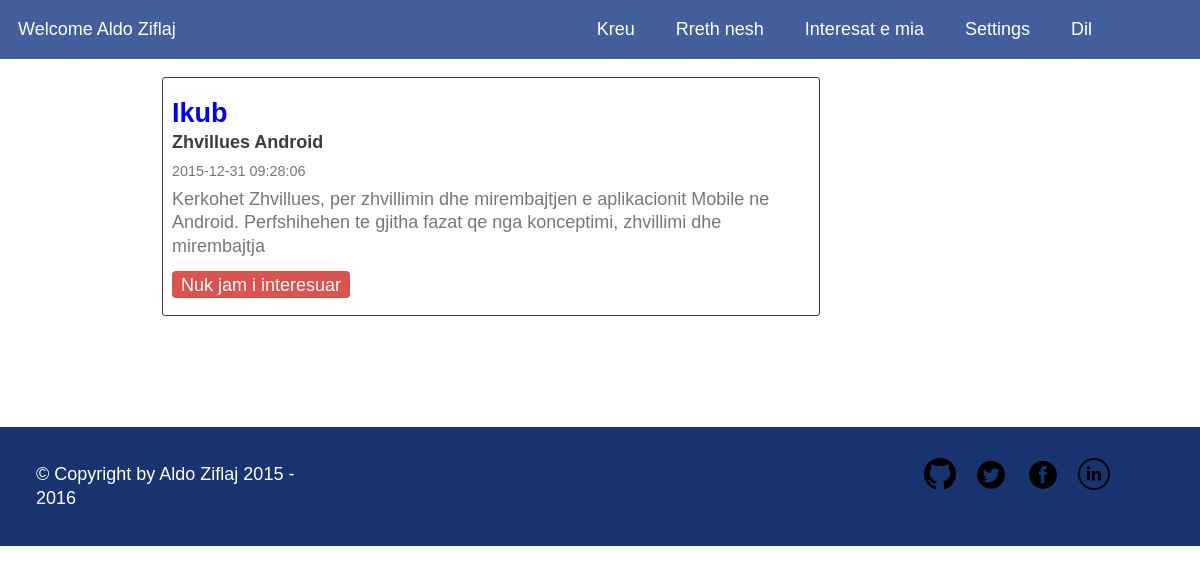
The app's page /interests.php (signed in), older data.
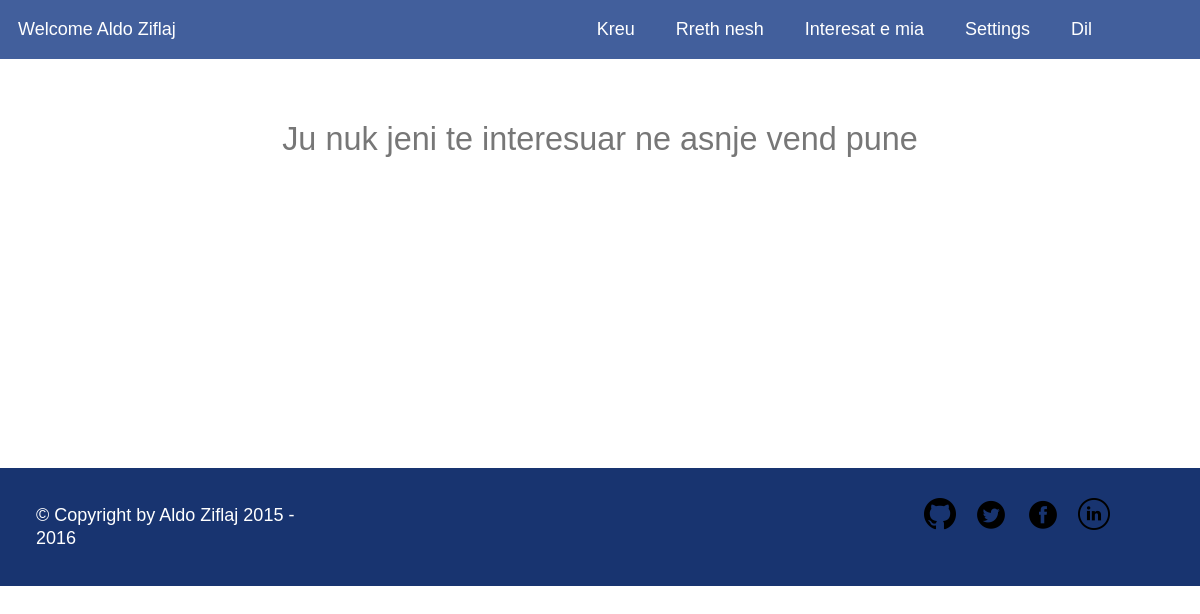
The same page, newer data.
### tables this page shows
CREATE TABLE IF NOT EXISTS `job_entries` (
  `id` INT(11) NOT NULL,
  `company_id` INT(11) NOT NULL,
  `title` VARCHAR(45) NOT NULL,
  `description` MEDIUMTEXT NOT NULL,
  `created_at` TIMESTAMP NOT NULL DEFAULT CURRENT_TIMESTAMP,
  PRIMARY KEY (`id`),
  INDEX `company_id_idx` (`company_id` ASC),
  CONSTRAINT `company_id`
    FOREIGN KEY (`company_id`)
    REFERENCES `companies` (`id`)
    ON DELETE CASCADE
    ON UPDATE CASCADE);

CREATE TABLE IF NOT EXISTS `companies` (
  `id` INT NOT NULL AUTO_INCREMENT,
  `company_name` VARCHAR(45) NOT NULL,
  `user_id` INT(11) NOT NULL,
  `description` MEDIUMTEXT NOT NULL,
  `website` VARCHAR(45) NULL,
  PRIMARY KEY (`id`),
  INDEX `user_id_idx` (`user_id` ASC),
  CONSTRAINT `company_user_id`
    FOREIGN KEY (`user_id`)
    REFERENCES `users` (`id`)
    ON DELETE CASCADE
    ON UPDATE CASCADE);

### public/views/student/interests.php (the view, shortened to what this page needs)
<?php
$db = require_once(__DIR__ . '/../../config/db.php');
$connection = mysqli_connect($db['host'], $db['username'], $db['password'], $db['database']);
$interests_sql = "select je.id, title, je.description, company_name, user_id, created_at ";
$interests_sql .= "from job_entries as je ";
$interests_sql .= "join students_interested as si ";
$interests_sql .= "on si.student_id = {$_SESSION['local_id']} and si.position_id = je.id ";
$interests_sql .= "join companies as c on c.id = je.company_id ";
$interests_sql .= "order by created_at DESC";
$result = mysqli_query($connection, $interests_sql);
?>
<div class="content student--interests">
  <?php if (!mysqli_num_rows($result)): ?>
    <div class="student__interest-empty">
      Ju nuk jeni te interesuar ne asnje vend pune
    </div>
  <?php else: ?>
    <?php while ($row = mysqli_fetch_assoc($result)): ?>
      <div class="student__interest">
        <div class="student__interest--company">
          <a href="/user.php?id=<?= $row['user_id'] ?>">
            <?= $row['company_name'] ?>
          </a>
        </div>
        <div class="student__interest--title">
          <?= $row['title'] ?>
        </div>
        <div class="student__interest--time">
          <?= $row['created_at'] ?>
        </div>
        <div class="student__interest--description">
          <?= $row['description'] ?>
        </div>
        <div class="student__interest--control">
          <a class="btn btn-danger" href="/interest.php?position_id=<?= $row['id'] ?>&action=remove">
            Nuk jam i interesuar
          </a>
        </div>
      </div>
    <?php endwhile; ?>
  <?php endif; ?>
</div>

Row changes from the older to the newer data that the page shows:
removed job_entries: company.company_name "Ikub", title "Zhvillues Android", created_at "2015-12-31 09:28:06", description "Kerkohet Zhvillues, per zhvillimin dhe mirembajtjen e aplikacionit Mobile ne Android. Perfshihehen te gjitha fazat qe nga konceptimi, zhvillimi dhe mirembajtja"
Text that changed along with them:
text now shown: "Ju nuk jeni te interesuar ne asnje vend pune"
